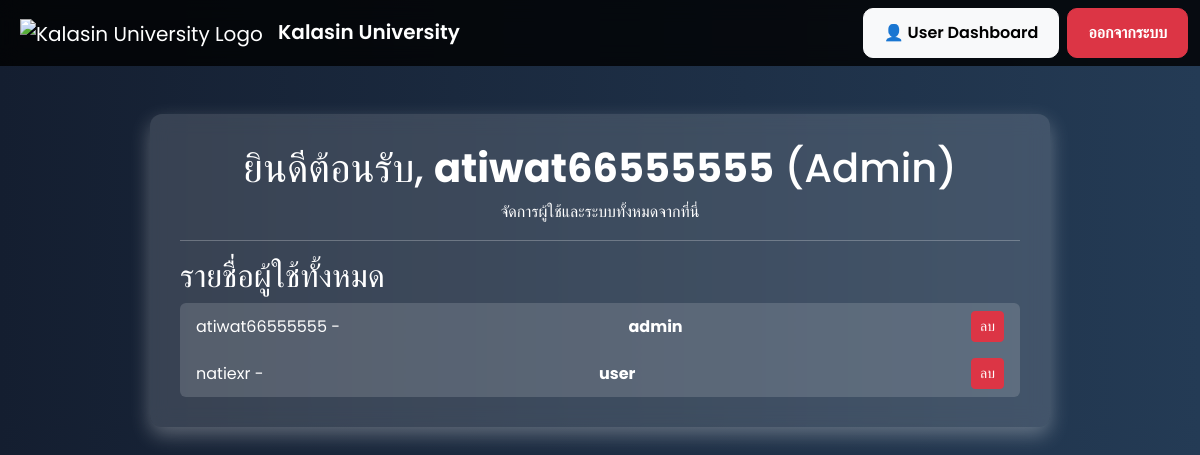
The page /admin_dashboard (signed in) on the database as committed earlier.
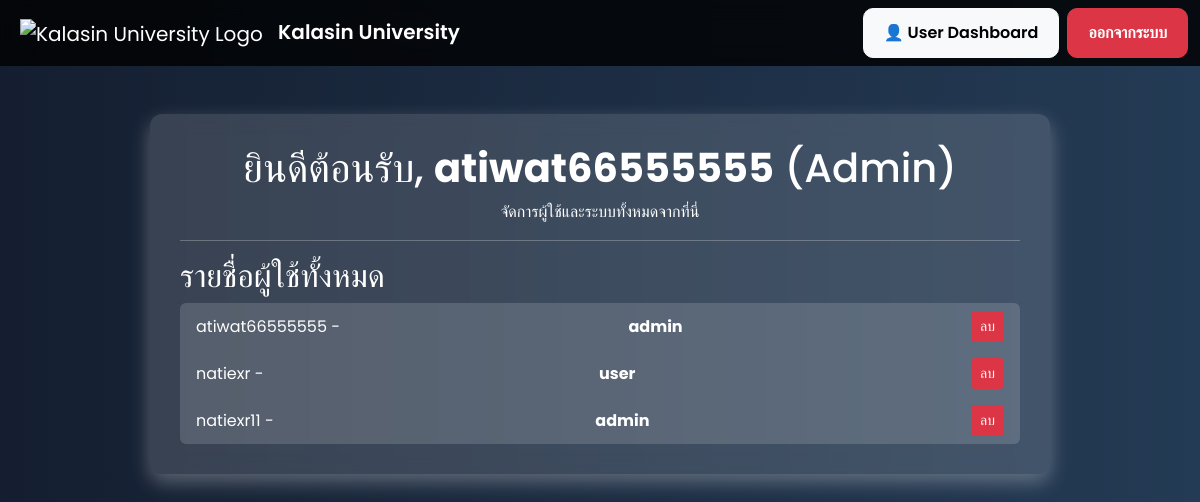
The same page on the database as committed later.
### app.py (models this page shows)
class User(db.Model):
    id = db.Column(db.Integer, primary_key=True)
    username = db.Column(db.String(100), unique=True, nullable=False)
    password = db.Column(db.String(200), nullable=False)
    role = db.Column(db.String(10), nullable=False, default='user')  # 'admin' หรือ 'user'
    files = db.relationship('File', backref='user', lazy=True)

### app.py (the view)
@app.route('/admin_dashboard')
def admin_dashboard():
    if 'user_id' not in session or session.get('role') != 'admin':
        return redirect(url_for('login'))
    users = User.query.all()
    files = File.query.all()
    return render_template('admin_dashboard.html', username=session['username'], users=users, files=files)

### templates/admin_dashboard.html (shortened to what this page needs)
<!DOCTYPE html>
<html lang="th">
<head>
    <link href="https://cdn.jsdelivr.net/npm/bootstrap@5.3.3/dist/css/bootstrap.min.css" rel="stylesheet">
</head>
<body>
    <nav class="navbar navbar-expand-lg navbar-dark">
        <div class="container-fluid">
            <a class="navbar-brand ms-2" href="{{ url_for('admin_dashboard') }}">
                <img src="https://upload.wikimedia.org/wikipedia/th/thumb/4/4e/Kalasin_University_Seal.svg/1200px-Kalasin_University_Seal.svg.png"
                    alt="Kalasin University Logo" style="height: 50px; margin-right: 10px;">
                <strong>Kalasin University</strong>
            </a>
            <div class="ms-auto d-flex">
                <a href="{{ url_for('user_dashboard') }}" class="btn btn-light btn-custom me-2">👤 User Dashboard</a>
                <a href="{{ url_for('logout') }}" class="btn btn-danger btn-custom">ออกจากระบบ</a>
            </div>
        </div>
    </nav>
    <div class="container mt-5">
        <div class="admin-container">
            <h1 class="text-center">ยินดีต้อนรับ, <strong>{{ username }}</strong> (Admin)</h1>
            <p class="text-center">จัดการผู้ใช้และระบบทั้งหมดจากที่นี่</p>
            <hr>
            <h2>รายชื่อผู้ใช้ทั้งหมด</h2>
            <ul class="list-group">
                {% for user in users %}
                    <li class="list-group-item d-flex justify-content-between align-items-center">
                        {{ user.username }} - <strong>{{ user.role }}</strong>
                        <a href="{{ url_for('delete_user', user_id=user.id) }}" class="btn btn-danger btn-sm">ลบ</a>
                    </li>
                {% endfor %}
            </ul>
        </div>
    </div>
</body>
</html>

### templates/admin_dashboard.html (style rules this page uses)
body { font-family: 'Poppins', sans-serif; background: linear-gradient(to right, #141e30, #243b55); color: white; }
.navbar { background: rgba(0, 0, 0, 0.8); backdrop-filter: blur(10px); }
.navbar-brand strong { font-size: 20px; font-weight: 600; }
.navbar a { transition: all 0.3s ease-in-out; }
.admin-container { background: rgba(255, 255, 255, 0.15); backdrop-filter: blur(10px); border-radius: 12px; padding: 30px; color: white; transition: transform 0.3s ease-in-out, box-shadow 0.3s ease-in-out; max-width: 900px; margin: auto; box-shadow: 0 8px 20px rgba(255, 255, 255, 0.3); }
.btn-custom { font-size: 16px; font-weight: 600; padding: 12px 20px; border-radius: 10px; transition: all 0.3s ease-in-out; }
.list-group-item { background: rgba(255, 255, 255, 0.15); color: white; border: none; }

Rows that differ between the two databases and show on the page:
added User: username "natiexr11", role "admin"
